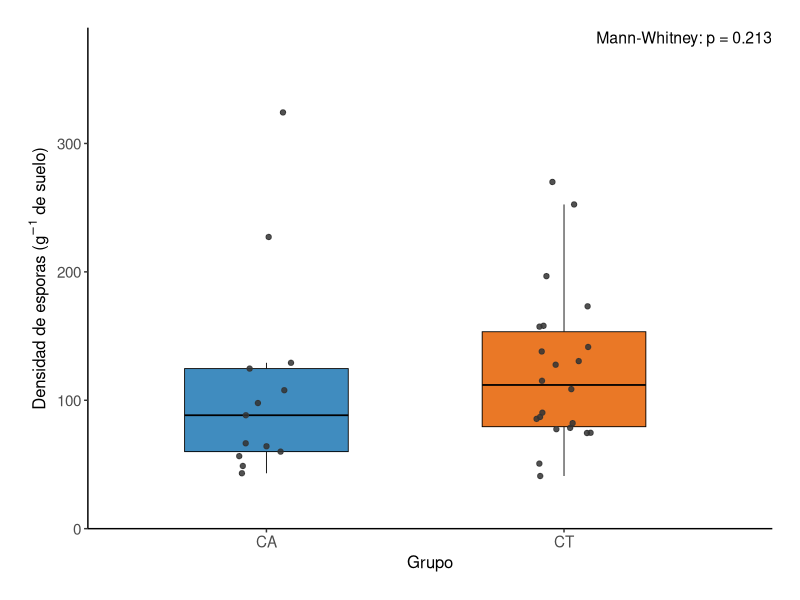
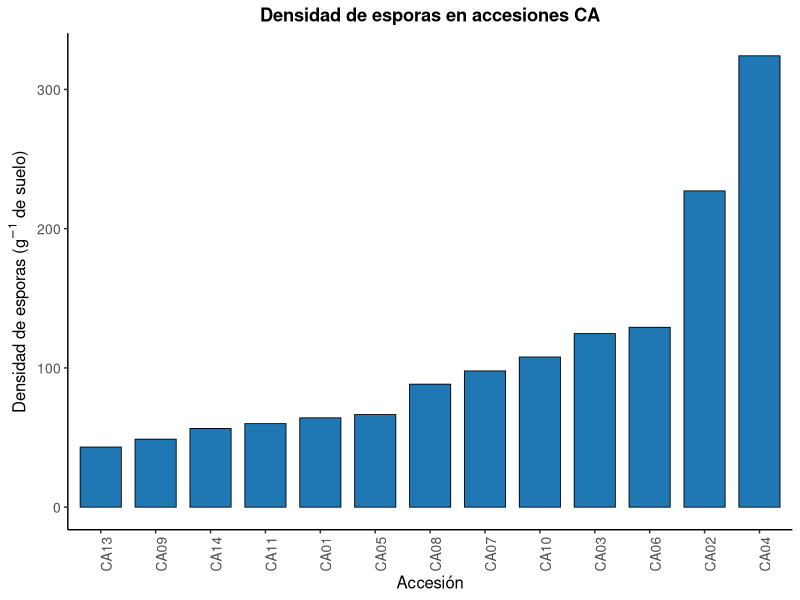
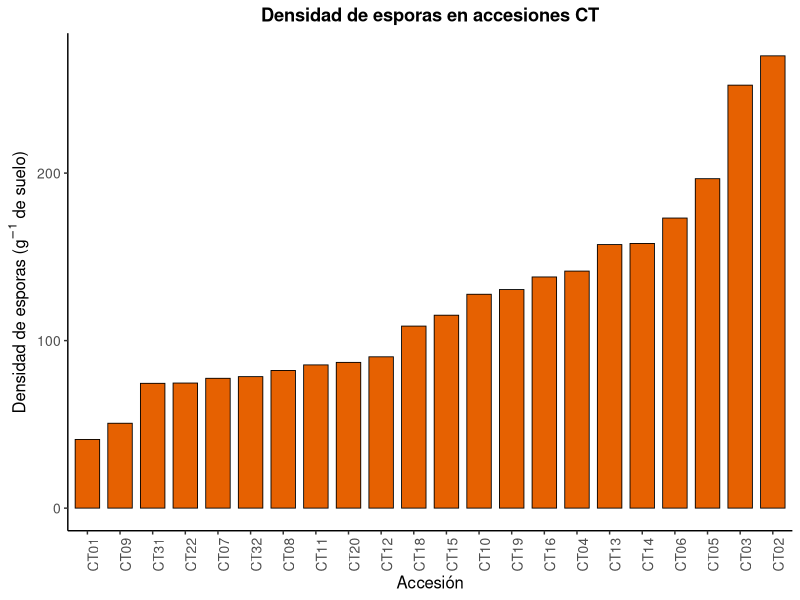
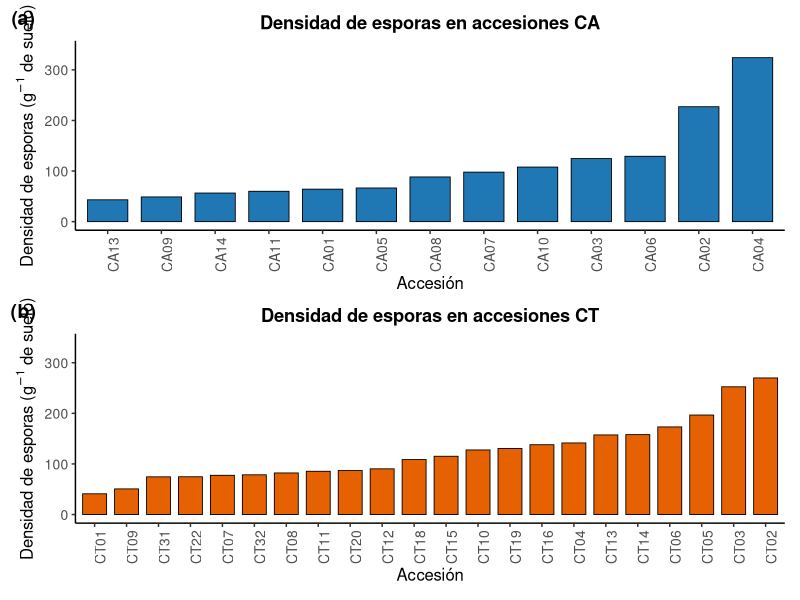
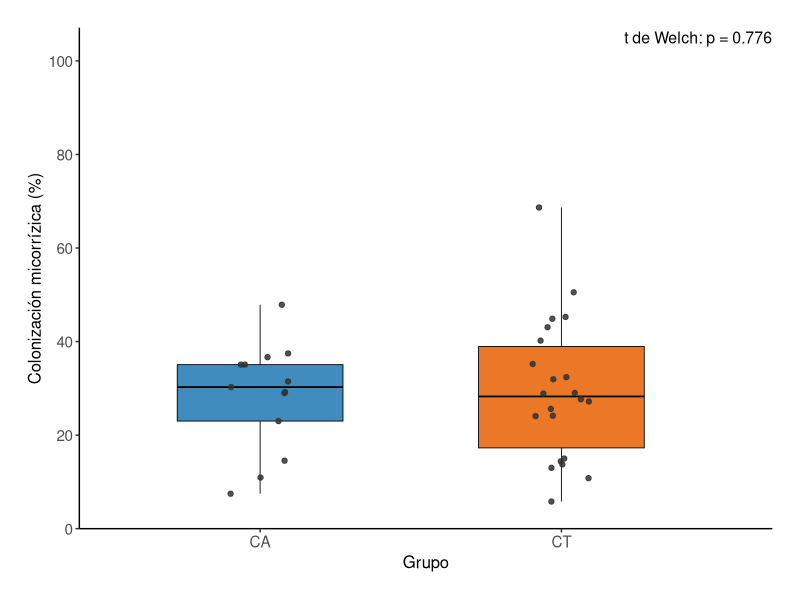
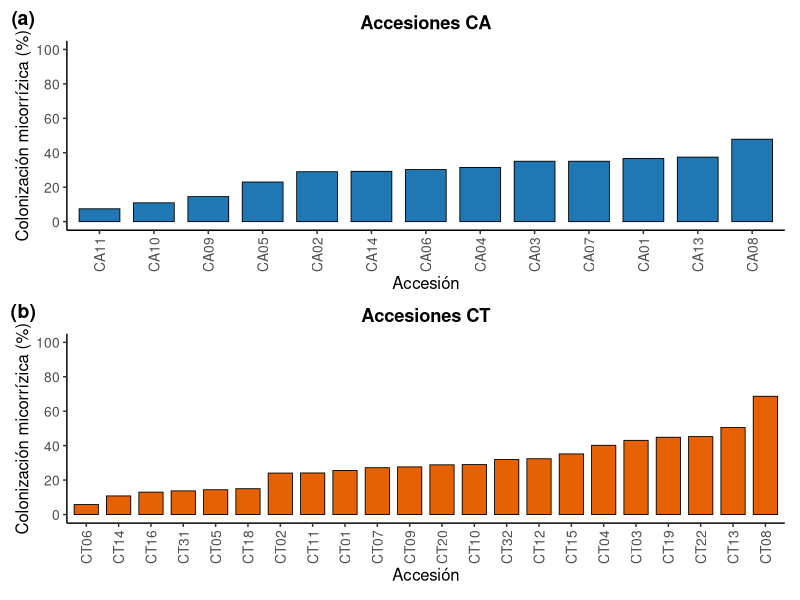
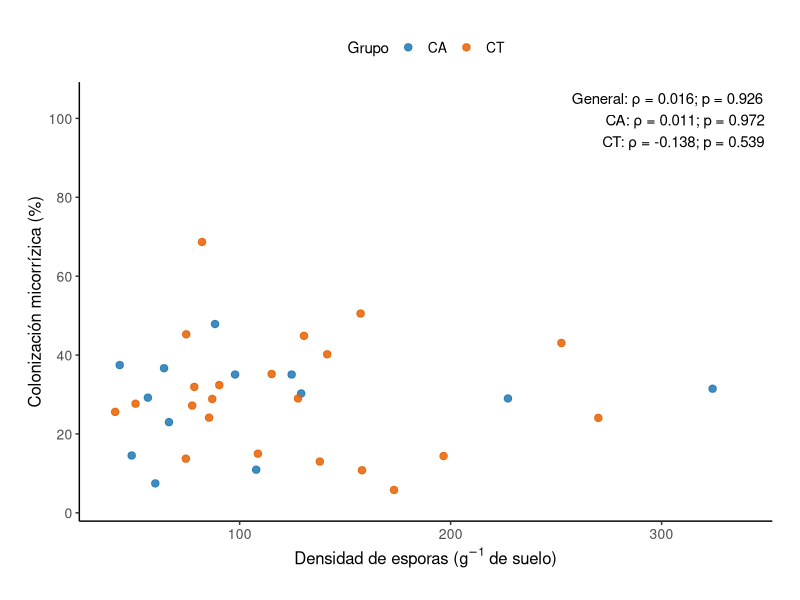
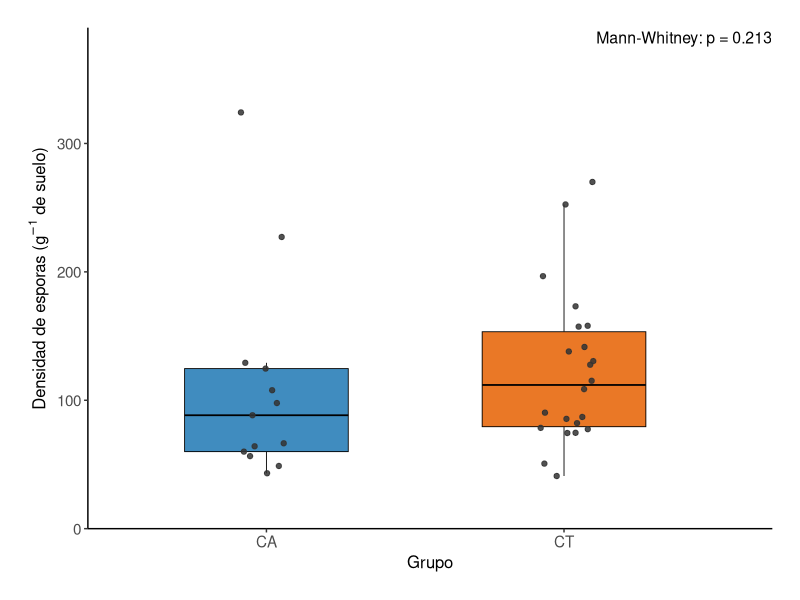

Write the R code that produced these figures, in order. (Note: this script raises an error after producing the figures.)
## ---- chunk 1

library(readxl)
library(dplyr)
library(ggplot2)
library(readxl)
library(patchwork)
library(tidyverse)
library(readxl)
library(vegan)
## ---- chunk 2

datos <- read_excel("data/densidad de esporas procesar.xlsx", 
    sheet = "Total_por_accesion")
View(datos)


datos <- datos %>%
  mutate(
    Densidad_esporas_g = `Total de esporas` / 6
  )

datos

str(datos)

## ---- chunk 3


# Descriptivos generales
descriptivos_general <- datos %>%
  summarise(
    n = sum(!is.na(Densidad_esporas_g)),
    Media = mean(Densidad_esporas_g, na.rm = TRUE),
    DE = sd(Densidad_esporas_g, na.rm = TRUE),
    Mediana = median(Densidad_esporas_g, na.rm = TRUE),
    Minimo = min(Densidad_esporas_g, na.rm = TRUE),
    Maximo = max(Densidad_esporas_g, na.rm = TRUE)
  )

descriptivos_general


# Descriptivos por grupo
descriptivos_grupo <- datos %>%
  group_by(Grupo) %>%
  summarise(
    n = sum(!is.na(Densidad_esporas_g)),
    Media = mean(Densidad_esporas_g, na.rm = TRUE),
    DE = sd(Densidad_esporas_g, na.rm = TRUE),
    Mediana = median(Densidad_esporas_g, na.rm = TRUE),
    Minimo = min(Densidad_esporas_g, na.rm = TRUE),
    Maximo = max(Densidad_esporas_g, na.rm = TRUE)
  )

descriptivos_grupo

## ---- chunk 4

# Grupo CA
shapiro_CA <- shapiro.test(
  datos$Densidad_esporas_g[datos$Grupo == "CA"]
)

shapiro_CA


# Grupo CT
shapiro_CT <- shapiro.test(
  datos$Densidad_esporas_g[datos$Grupo == "CT"]
)

shapiro_CT

## ---- chunk 5

mann_whitney <- wilcox.test(
  Densidad_esporas_g ~ Grupo,
  data = datos,
  exact = FALSE
)

mann_whitney


## ---- chunk 6
colores_grupo <- c(
  "CA" = "#1F78B4",
  "CT" = "#E66101"
)
## ---- chunk 7

p_valor <- mann_whitney$p.value

etiqueta_p <- paste0(
  "Mann-Whitney: ",
  if (p_valor < 0.001) "p < 0.001" else paste0("p = ", sprintf("%.3f", p_valor))
)

limite_y <- max(datos$Densidad_esporas_g, na.rm = TRUE) * 1.18

fig_boxplot <- ggplot(
  datos,
  aes(
    x = Grupo,
    y = Densidad_esporas_g,
    fill = Grupo
  )
) +
  geom_boxplot(
    width = 0.55,
    outlier.shape = NA,
    alpha = 0.85,
    color = "black",
    linewidth = 0.3
  ) +
  geom_jitter(
    color = "gray20",
    width = 0.10,
    height = 0,
    size = 1.5,
    alpha = 0.85
  ) +
  annotate(
    "text",
    x = 2.7,
    y = limite_y,
    label = etiqueta_p,
    hjust = 1,
    size = 4
  ) +
  scale_fill_manual(values = colores_grupo) +
  scale_y_continuous(
    limits = c(0, limite_y),
    expand = expansion(mult = c(0, 0.02))
  ) +
  labs(
    x = "Grupo",
    y = expression(
      "Densidad de esporas (g"^{-1}*" de suelo)"
    )
  ) +
  coord_cartesian(clip = "off") +
  theme_classic() +
  theme(
    legend.position = "none",
    axis.title = element_text(size = 12),
    axis.text = element_text(size = 11),
    plot.margin = margin(20, 20, 20, 20)
  )

fig_boxplot



# Exportar

ggsave(
  filename = "manuscript/Figuras_Densidad_HMA/Figura_1_Boxplot_CA_vs_CT.tiff",
  plot = fig_boxplot,
  width = 16,
  height = 14,
  units = "cm",
  dpi = 600,
  compression = "lzw"
)

# ggsave(
#   filename = "manuscript/Figuras_Densidad_HMA/Figura_1_Boxplot_CA_vs_CT.pdf",
#   plot = fig_boxplot,
#   width = 16,
#   height = 14,
#   units = "cm",
#   device = cairo_pdf
# )

## ---- chunk 8

fig_CA <- ggplot(
  filter(datos, Grupo == "CA"),
  aes(
    x = reorder(Accesión, Densidad_esporas_g),
    y = Densidad_esporas_g
  )
) +
  geom_col(
    width = 0.75,
    fill = "#1F78B4",
    color = "black",
    linewidth = 0.3
  ) +
  labs(
    x = "Accesión",
    y = expression(
      "Densidad de esporas (g"^{-1}*" de suelo)"
    ),
    title = "Densidad de esporas en accesiones CA"
  ) +
  theme_classic() +
  theme(
    axis.text.x = element_text(
      angle = 90,
      hjust = 1
    ),
    plot.title = element_text(
      hjust = 0.5,
      face = "bold"
    ),
    axis.title = element_text(size = 12),
    axis.text = element_text(size = 10)
  )

fig_CA


# Exportar

# ggsave(
#   filename = "manuscript/Figuras_Densidad_HMA/Figura_2_Densidad_CA.tiff",
#   plot = fig_CA,
#   width = 22,
#   height = 15,
#   units = "cm",
#   dpi = 600,
#   compression = "lzw"
# )

# ggsave(
#   filename = "manuscript/Figuras_Densidad_HMA/Figura_2_Densidad_CA.pdf",
#   plot = fig_CA,
#   width = 22,
#   height = 15,
#   units = "cm",
#   device = cairo_pdf
# )

## ---- chunk 9

fig_CT <- ggplot(
  filter(datos, Grupo == "CT"),
  aes(
    x = reorder(Accesión, Densidad_esporas_g),
    y = Densidad_esporas_g
  )
) +
  geom_col(
    width = 0.75,
    fill = "#E66101",
    color = "black",
    linewidth = 0.3
  ) +
  labs(
    x = "Accesión",
    y = expression(
      "Densidad de esporas (g"^{-1}*" de suelo)"
    ),
    title = "Densidad de esporas en accesiones CT"
  ) +
  theme_classic() +
  theme(
    axis.text.x = element_text(
      angle = 90,
      hjust = 1
    ),
    plot.title = element_text(
      hjust = 0.5,
      face = "bold"
    ),
    axis.title = element_text(size = 12),
    axis.text = element_text(size = 10)
  )

fig_CT

# exportar

# ggsave(
#   filename = "manuscript/Figuras_Densidad_HMA/Figura_3_Densidad_CT.tiff",
#   plot = fig_CT,
#   width = 22,
#   height = 15,
#   units = "cm",
#   dpi = 600,
#   compression = "lzw"
# )

# ggsave(
#   filename = "manuscript/Figuras_Densidad_HMA/Figura_3_Densidad_CT.pdf",
#   plot = fig_CT,
#   width = 22,
#   height = 15,
#   units = "cm",
#   device = cairo_pdf
# )

## ---- chunk 10

# Establecer la misma escala del eje Y para ambas figuras
limite_y <- max(datos$Densidad_esporas_g, na.rm = TRUE) * 1.05

fig_CA_final <- fig_CA +
  coord_cartesian(ylim = c(0, limite_y))

fig_CT_final <- fig_CT +
  coord_cartesian(ylim = c(0, limite_y))


# Combinar figuras verticalmente
fig_combinada <- (
  fig_CA_final /
  fig_CT_final
) +
  plot_annotation(
    tag_levels = "a",
    tag_prefix = "(",
    tag_suffix = ")"
  ) &
  theme(
    plot.tag = element_text(
      face = "bold",
      size = 14
    ),
    plot.tag.position = c(0.01, 0.99)
  )

# Visualizar
fig_combinada


# Exportar figura combinada
ggsave(
  filename = "manuscript/Figuras_Densidad_HMA/Figura_2_Densidad_CA_CT.tiff",
  plot = fig_combinada,
  width = 22,
  height = 28,
  units = "cm",
  dpi = 600,
  compression = "lzw",
  bg = "white"
)

## ---- chunk 11

colonizacion <- read_excel(
  "data/base_datos_tincion.xlsx",
  sheet = "fb"
)

# Inspección inicial
head(colonizacion)
str(colonizacion)

## ---- chunk 12
colonizacion <- colonizacion %>%
  mutate(
    muestra = trimws(as.character(muestra)),
    repeticion = toupper(trimws(as.character(repeticion))),
    Accesión = gsub("_", "", muestra),
    Grupo = substr(Accesión, 1, 2)
  )

colonizacion %>%
  count(Grupo)

## ---- chunk 13
# Comprobar correspondencia con las accesiones de densidad de esporas.
accesiones_faltantes <- anti_join(
  datos %>% distinct(Accesión),
  colonizacion %>% distinct(Accesión),
  by = "Accesión"
)

accesiones_faltantes


# Conservar solo las accesiones comunes a ambos análisis.
colonizacion_35 <- colonizacion %>%
  semi_join(datos %>% distinct(Accesión), by = "Accesión")

# Comprobar 3 registros distintos y no faltantes por planta.
verificacion_repeticiones <- colonizacion_35 %>%
  group_by(Accesión, Grupo) %>%
  summarise(
    n_registros = n(),
    n_repeticiones = n_distinct(repeticion),
    repeticiones_correctas = setequal(repeticion, c("R1", "R2", "R3")),
    n_validos = sum(!is.na(porcentaje)),
    .groups = "drop"
  )

problemas_repeticiones <- verificacion_repeticiones %>%
  filter(n_registros != 3 | n_repeticiones != 3 | !repeticiones_correctas | n_validos != 3)

problemas_repeticiones

## ---- chunk 14
colonizacion_analisis <- colonizacion_35 %>%
  group_by(Accesión, Grupo) %>%
  summarise(
    Colonizacion = mean(porcentaje),
    .groups = "drop"
  ) %>%
  arrange(Grupo, Accesión)

# Verificar número de accesiones y distribución por grupo.
colonizacion_analisis %>% count(Grupo)
n_distinct(colonizacion_analisis$Accesión)

# Comprobar que no se perdieron accesiones ni existen valores ausentes.
stopifnot(
  nrow(colonizacion_analisis) == n_distinct(datos$Accesión),
  !anyNA(colonizacion_analisis$Colonizacion),
  all(colonizacion_analisis$Grupo %in% c("CA", "CT"))
)

colonizacion_analisis
## ---- chunk 15
descriptivos_general_col <- colonizacion_analisis %>%
  summarise(
    n = n(),
    Media = mean(Colonizacion),
    DE = sd(Colonizacion),
    Mediana = median(Colonizacion),
    Minimo = min(Colonizacion),
    Maximo = max(Colonizacion)
  )

descriptivos_general_col
## ---- chunk 16
descriptivos_grupo_col <- colonizacion_analisis %>%
  group_by(Grupo) %>%
  summarise(
    n = n(),
    Media = mean(Colonizacion),
    DE = sd(Colonizacion),
    Mediana = median(Colonizacion),
    Minimo = min(Colonizacion),
    Maximo = max(Colonizacion),
    .groups = "drop"
  )

descriptivos_grupo_col
## ---- chunk 17
shapiro_CA_col <- shapiro.test(
  colonizacion_analisis$Colonizacion[colonizacion_analisis$Grupo == "CA"]
)

shapiro_CT_col <- shapiro.test(
  colonizacion_analisis$Colonizacion[colonizacion_analisis$Grupo == "CT"]
)

shapiro_CA_col
shapiro_CT_col

# Tabla de resultados de Shapiro-Wilk
normalidad_col <- tibble(
  Grupo = c("CA", "CT"),
  W = c(unname(shapiro_CA_col$statistic), unname(shapiro_CT_col$statistic)),
  p_valor = c(shapiro_CA_col$p.value, shapiro_CT_col$p.value)
)

normalidad_col
## ---- chunk 18
comparacion_col <- t.test(
  Colonizacion ~ Grupo,
  data = colonizacion_analisis,
  var.equal = FALSE
)

comparacion_col
## ---- chunk 19
p_valor_col <- comparacion_col$p.value

etiqueta_p_col <- paste0(
  "t de Welch: ",
  if (p_valor_col < 0.001) "p < 0.001" else paste0("p = ", sprintf("%.3f", p_valor_col))
)

fig_boxplot_col <- ggplot(
  colonizacion_analisis,
  aes(x = Grupo, y = Colonizacion, fill = Grupo)
) +
  geom_boxplot(
    width = 0.55,
    alpha = 0.85,
    color = "black",
    linewidth = 0.3,
    outlier.shape = NA
  ) +
  geom_jitter(
    color = "gray20",         # color único más visible
    width = 0.10,
    height = 0,
    size = 1.5,
    alpha = 0.85
  ) +
  annotate(
    "text",
    x = 2.7,                 # mover a la derecha
    y = 105,                   # arriba, pero con margen
    label = etiqueta_p_col,
    hjust = 1,                # alinear hacia la derecha
    size = 4
  ) +
  scale_fill_manual(values = colores_grupo) +
  scale_y_continuous(
    limits = c(0, 105),       # más aire arriba
    breaks = seq(0, 100, 20),
    expand = expansion(mult = c(0, 0.02))
  ) +
  labs(
    x = "Grupo",
    y = "Colonización micorrízica (%)"
  ) +
  coord_cartesian(clip = "off") +
  theme_classic() +
  theme(
    legend.position = "none",
    axis.title = element_text(size = 12),
    axis.text = element_text(size = 11),
    plot.margin = margin(20, 20, 20, 20)   # más margen a la derecha
  )

fig_boxplot_col

## ---- chunk 20
crear_fig_accesiones_col <- function(grupo) {
  ggplot(
    filter(colonizacion_analisis, Grupo == grupo),
    aes(
      x = reorder(Accesión, Colonizacion),
      y = Colonizacion
    )
  ) +
    geom_col(
      width = 0.75,
      fill = colores_grupo[[grupo]],
      color = "black",
      linewidth = 0.3
    ) +
    scale_y_continuous(
      limits = c(0, 100),
      breaks = seq(0, 100, 20)
    ) +
    labs(
      x = "Accesión",
      y = "Colonización micorrízica (%)",
      title = paste("Accesiones", grupo)
    ) +
    theme_classic() +
    theme(
      axis.text.x = element_text(angle = 90, hjust = 1, vjust = 0.5),
      plot.title = element_text(hjust = 0.5, face = "bold"),
      axis.title = element_text(size = 12),
      axis.text = element_text(size = 10)
    )
}

# Crear los paneles
fig_CA_col <- crear_fig_accesiones_col("CA")
fig_CT_col <- crear_fig_accesiones_col("CT")

# Combinar figuras con las mismas dimensiones

fig_colonizacion <- (
  fig_CA_col / fig_CT_col
) +
  plot_layout(
    heights = c(1, 1)
  ) +
  plot_annotation(
    tag_levels = "a",
    tag_prefix = "(",
    tag_suffix = ")"
  ) &
  theme(
    plot.tag = element_text(
      face = "bold",
      size = 14
    ),
    plot.tag.position = c(0.01, 0.99)
  )

fig_colonizacion

## ---- chunk 21
# Figura 1: comparación entre grupos
ggsave(
  filename = "manuscript/Figuras_Colonizacion_HMA/Figura_1_Boxplot_Colonizacion_CA_vs_CT.tiff",
  plot = fig_boxplot_col,
  width = 16,
  height = 14,
  units = "cm",
  dpi = 600,
  compression = "lzw",
  bg = "white"
)


# Figura 2: accesiones CA y CT combinadas
ggsave(
  filename = "manuscript/Figuras_Colonizacion_HMA/Figura_2_Colonizacion_CA_CT.tiff",
  plot = fig_colonizacion,
  width = 22,
  height = 28,
  units = "cm",
  dpi = 600,
  compression = "lzw",
  bg = "white"
)


## ---- chunk 22

library(dplyr)

# Unir ambas bases mediante la accesión
datos_cor <- datos %>%
  select(Accesión, Grupo, Densidad_esporas_g) %>%
  inner_join(
    colonizacion_analisis %>%
      select(Accesión, Colonizacion),
    by = "Accesión"
  )

# Visualizar
View(datos_cor)

# Verificar número de observaciones
nrow(datos_cor)

# Verificar estructura
str(datos_cor)

## ---- chunk 23

# Correlación general
cor_general <- cor.test(
  datos_cor$Densidad_esporas_g,
  datos_cor$Colonizacion,
  method = "spearman",
  exact = FALSE
)

cor_general


# Correlación grupo CA
cor_CA <- cor.test(
  datos_cor$Densidad_esporas_g[datos_cor$Grupo == "CA"],
  datos_cor$Colonizacion[datos_cor$Grupo == "CA"],
  method = "spearman",
  exact = FALSE
)

cor_CA


# Correlación grupo CT
cor_CT <- cor.test(
  datos_cor$Densidad_esporas_g[datos_cor$Grupo == "CT"],
  datos_cor$Colonizacion[datos_cor$Grupo == "CT"],
  method = "spearman",
  exact = FALSE
)

cor_CT

## ---- chunk 24

# General
rho_general <- unname(cor_general$estimate)
p_general <- cor_general$p.value

# CA
rho_CA <- unname(cor_CA$estimate)
p_CA <- cor_CA$p.value

# CT
rho_CT <- unname(cor_CT$estimate)
p_CT <- cor_CT$p.value


# Tabla resumen
resultados_cor <- data.frame(
  Grupo = c("General", "CA", "CT"),
  n = c(
    nrow(datos_cor),
    sum(datos_cor$Grupo == "CA"),
    sum(datos_cor$Grupo == "CT")
  ),
  Rho = c(rho_general, rho_CA, rho_CT),
  p_valor = c(p_general, p_CA, p_CT)
)

resultados_cor

## ---- chunk 25

# Formatear valores p
formato_p <- function(p) {
  if (p < 0.001) {
    return("p < 0.001")
  }
  paste0("p = ", sprintf("%.3f", p))
}

# Etiquetas estadísticas
etiqueta_cor <- paste0(
  "General: \u03c1 = ", sprintf("%.3f", rho_general),
  "; ", formato_p(p_general),
  "\nCA: \u03c1 = ", sprintf("%.3f", rho_CA),
  "; ", formato_p(p_CA),
  "\nCT: \u03c1 = ", sprintf("%.3f", rho_CT),
  "; ", formato_p(p_CT)
)

# Crear figura
fig_correlacion <- ggplot(
  datos_cor,
  aes(
    x = Densidad_esporas_g,
    y = Colonizacion,
    color = Grupo
  )
) +
  geom_point(
    size = 2.2,     # puntos más pequeños
    alpha = 0.85
  ) +
  annotate(
    "text",
    x = Inf,
    y = Inf,
    label = etiqueta_cor,
    hjust = 1.05,
    vjust = 1.2,
    size = 3.8
  ) +
  scale_color_manual(
    values = c(
      "CA" = "#1F78B4",
      "CT" = "#E66101"
    )
  ) +
  scale_x_continuous(
    expand = expansion(mult = c(0.06, 0.10))
  ) +
  scale_y_continuous(
    limits = c(0, 105),
    breaks = seq(0, 100, 20),
    expand = expansion(mult = c(0.02, 0.04))
  ) +
  labs(
    x = expression(
      "Densidad de esporas (g"^{-1}*
      " de suelo)"
    ),
    y = "Colonización micorrízica (%)",
    color = "Grupo"
  ) +
  coord_cartesian(clip = "off") +
  theme_classic() +
  theme(
    axis.title = element_text(size = 12),
    axis.text = element_text(size = 10),
    legend.position = "top",              # leyenda arriba
    legend.direction = "horizontal",
    legend.title = element_text(size = 11),
    legend.text = element_text(size = 10),
    plot.margin = margin(20, 20, 20, 20) # más márgenes
  )

fig_correlacion

## ---- chunk 26

# Crear carpeta
carpeta <- "manuscript/Figuras_Correlacion_HMA"

dir.create(
  carpeta,
  recursive = TRUE,
  showWarnings = FALSE
)

# Exportar TIFF
ggsave(
  filename = file.path(
    carpeta,
    "Figura_Correlacion_Densidad_vs_Colonizacion.tiff"
  ),
  plot = fig_correlacion,
  width = 18,
  height = 14,
  units = "cm",
  dpi = 600,
  compression = "lzw",
  bg = "white"
)

# Exportar PNG
# ggsave(
#   filename = file.path(
#     carpeta,
#     "Figura_Correlacion_Densidad_vs_Colonizacion.png"
#   ),
#   plot = fig_correlacion,
#   width = 18,
#   height = 14,
#   units = "cm",
#   dpi = 600,
#   bg = "white"
# )

## ---- chunk 27

datos_alfa <- read_excel("data/base de datos ordenada para procesar.xlsx", 
    sheet = "fb")

# Revisar estructura
str(datos_alfa)


datos_alfa <- datos_alfa %>%
  mutate(
    taxon = paste(genero, especie)
  )
## ---- chunk 28
tabla_taxon <- datos_alfa %>%
  group_by(accesion, taxon) %>%
  summarise(
    abundancia = sum(cantidad, na.rm = TRUE),
    .groups = "drop"
  )
## ---- chunk 29
matriz_taxon <- tabla_taxon %>%
  pivot_wider(
    names_from = taxon,
    values_from = abundancia,
    values_fill = 0
  ) %>%
  column_to_rownames("accesion") %>%
  as.matrix()

# Dimensiones: accesiones × taxones
dim(matriz_taxon)

# Número de accesiones por grupo
table(metadata$grupo)

# Accesiones con abundancia total igual a cero
sum(rowSums(matriz_taxon) == 0)

# Verificar correspondencia con metadatos
all(rownames(matriz_taxon) == metadata$accesion)

# Verificar cantidades faltantes en la base original
sum(is.na(datos_alfa$cantidad))

## ---- chunk 30
metadata <- datos_alfa %>%
  distinct(accesion, grupo)

metadata <- metadata[
  match(
    rownames(matriz_taxon),
    metadata$accesion
  ),
]

# Verificar correspondencia
all(
  rownames(matriz_taxon) ==
    metadata$accesion
)
## ---- chunk 31
abundancia_total <- rowSums(
  matriz_taxon,
  na.rm = TRUE
)
## ---- chunk 32
riqueza <- specnumber(
  matriz_taxon
)
## ---- chunk 33
shannon <- diversity(
  matriz_taxon,
  index = "shannon"
)
## ---- chunk 34
simpson <- diversity(
  matriz_taxon,
  index = "simpson"
)
## ---- chunk 35
diversidad_alfa <- data.frame(
  accesion = rownames(matriz_taxon),
  grupo = metadata$grupo,
  abundancia_total = abundancia_total,
  riqueza = riqueza,
  shannon = shannon,
  simpson = simpson
)

diversidad_alfa
## ---- chunk 36
resumen_diversidad <- diversidad_alfa %>%
  group_by(grupo) %>%
  summarise(
    n = n(),

    riqueza_media = mean(
      riqueza,
      na.rm = TRUE
    ),
    riqueza_sd = sd(
      riqueza,
      na.rm = TRUE
    ),

    shannon_media = mean(
      shannon,
      na.rm = TRUE
    ),
    shannon_sd = sd(
      shannon,
      na.rm = TRUE
    ),

    simpson_media = mean(
      simpson,
      na.rm = TRUE
    ),
    simpson_sd = sd(
      simpson,
      na.rm = TRUE
    ),

    abundancia_media = mean(
      abundancia_total,
      na.rm = TRUE
    ),
    abundancia_sd = sd(
      abundancia_total,
      na.rm = TRUE
    ),

    .groups = "drop"
  )

print(resumen_diversidad)

## ---- chunk 37
fig_riqueza <- ggplot(
  diversidad_alfa,
  aes(
    x = grupo,
    y = riqueza,
    fill = grupo
  )
) +
  geom_boxplot(
    width = 0.55,
    alpha = 0.7,
    outlier.shape = NA
  ) +
  geom_jitter(
    width = 0.10,
    size = 2
  ) +
  labs(
    x = "Grupo",
    y = "Riqueza de taxones",
    title = "Riqueza de HMA entre grupos CA y CT"
  ) +
  theme_classic() +
  theme(
    legend.position = "none"
  )

fig_riqueza

## ---- chunk 38
fig_shannon <- ggplot(
  diversidad_alfa,
  aes(
    x = grupo,
    y = shannon,
    fill = grupo
  )
) +
  geom_boxplot(
    width = 0.55,
    alpha = 0.7,
    outlier.shape = NA
  ) +
  geom_jitter(
    width = 0.10,
    size = 2
  ) +
  labs(
    x = "Grupo",
    y = "Índice de Shannon (H')",
    title = "Diversidad de Shannon de HMA entre grupos CA y CT"
  ) +
  theme_classic() +
  theme(
    legend.position = "none"
  )

fig_shannon
## ---- chunk 39
fig_simpson <- ggplot(
  diversidad_alfa,
  aes(
    x = grupo,
    y = simpson,
    fill = grupo
  )
) +
  geom_boxplot(
    width = 0.55,
    alpha = 0.7,
    outlier.shape = NA
  ) +
  geom_jitter(
    width = 0.10,
    size = 2
  ) +
  labs(
    x = "Grupo",
    y = "Índice de Simpson (1 - D)",
    title = "Diversidad de Simpson de HMA entre grupos CA y CT"
  ) +
  theme_classic() +
  theme(
    legend.position = "none"
  )

fig_simpson

## ---- chunk 40
normalidad <- diversidad_alfa %>%
  group_by(grupo) %>%
  summarise(
    p_riqueza =
      shapiro.test(riqueza)$p.value,

    p_shannon =
      shapiro.test(shannon)$p.value,

    p_simpson =
      shapiro.test(simpson)$p.value,

    .groups = "drop"
  )

print(normalidad)

## ---- chunk 41
mw_riqueza <- wilcox.test(
  riqueza ~ grupo,
  data = diversidad_alfa,
  exact = FALSE
)

mw_shannon <- wilcox.test(
  shannon ~ grupo,
  data = diversidad_alfa,
  exact = FALSE
)

mw_simpson <- wilcox.test(
  simpson ~ grupo,
  data = diversidad_alfa,
  exact = FALSE
)

mw_riqueza
mw_shannon
mw_simpson


## ---- chunk 42
resumen_final <- diversidad_alfa %>%
  group_by(grupo) %>%
  summarise(
    n = n(),

    riqueza_mediana =
      median(riqueza, na.rm = TRUE),

    shannon_mediana =
      median(shannon, na.rm = TRUE),

    simpson_mediana =
      median(simpson, na.rm = TRUE),

    riqueza_media =
      mean(riqueza, na.rm = TRUE),

    shannon_media =
      mean(shannon, na.rm = TRUE),

    simpson_media =
      mean(simpson, na.rm = TRUE),

    .groups = "drop"
  )

print(
  resumen_final,
  width = Inf
)
## ---- chunk 43
datos_alfa <- datos_alfa %>%
  mutate(
    taxon = paste(genero, especie)
  )

## ---- chunk 44
tabla_taxon <- datos_alfa %>%
  group_by(accesion, taxon) %>%
  summarise(
    abundancia = sum(cantidad),
    .groups = "drop"
  )

## ---- chunk 45
matriz_taxon <- tabla_taxon %>%
  pivot_wider(
    names_from = taxon,
    values_from = abundancia,
    values_fill = 0
  ) %>%
  column_to_rownames("accesion") %>%
  as.matrix()
## ---- chunk 46
metadata <- datos_alfa %>%
  distinct(accesion, grupo)

metadata <- metadata[
  match(rownames(matriz_taxon), metadata$accesion),
]

## ---- chunk 47
matriz_rel <- matriz_taxon / rowSums(matriz_taxon)
## ---- chunk 48
dist_bray <- vegdist(
  matriz_rel,
  method = "bray"
)

## ---- chunk 49
pcoa <- cmdscale(
  dist_bray,
  eig = TRUE,
  k = 2,
  add = TRUE
)
## ---- chunk 50
var_exp <- pcoa$eig[pcoa$eig > 0] /
  sum(pcoa$eig[pcoa$eig > 0]) * 100

## ---- chunk 51
pcoa_df <- data.frame(
  accesion = rownames(pcoa$points),
  PCoA1 = pcoa$points[, 1],
  PCoA2 = pcoa$points[, 2]
) %>%
  left_join(
    metadata,
    by = "accesion"
  )
print(var_exp[1:2])

## ---- chunk 52
ggplot(
  pcoa_df,
  aes(
    x = PCoA1,
    y = PCoA2,
    color = grupo
  )
) +
  geom_point(
    size = 3,
    alpha = 0.85
  ) +
  labs(
    x = paste0(
      "PCoA1 (",
      round(var_exp[1], 1),
      "%)"
    ),
    y = paste0(
      "PCoA2 (",
      round(var_exp[2], 1),
      "%)"
    ),
    color = "Grupo",
    title = "PCoA de la composición de HMA entre accesiones"
  ) +
  theme_classic() +
  theme(
    plot.title = element_text(
      hjust = 0.5,
      face = "bold"
    )
  )
## ---- chunk 53
permanova <- adonis2(
  dist_bray ~ grupo,
  data = metadata,
  permutations = 999
)

print(permanova)
## ---- chunk 54
dispersion <- betadisper(
  dist_bray,
  group = metadata$grupo
)

anova(dispersion)

permutest(
  dispersion,
  permutations = 999
)

## ---- chunk 55
simper_result <- simper(
  matriz_rel,
  group = metadata$grupo,
  permutations = 999
)

summary(simper_result)
## ---- chunk 56
simper_result <- simper(
  matriz_rel,
  group = metadata$grupo,
  permutations = 999
)

## ---- chunk 57
simper_CA_CT <- summary(simper_result)$CA_CT

tabla_simper <- as.data.frame(simper_CA_CT)

tabla_simper$taxon <- rownames(tabla_simper)

tabla_simper <- tabla_simper %>%
  select(
    taxon,
    average,
    sd,
    ratio,
    ava,
    avb,
    cumsum,
    p
  )

View(tabla_simper)

n_70 <- which(tabla_simper$cumsum >= 0.70)[1]

simper_70 <- tabla_simper[1:n_70, ]

print(simper_70)
